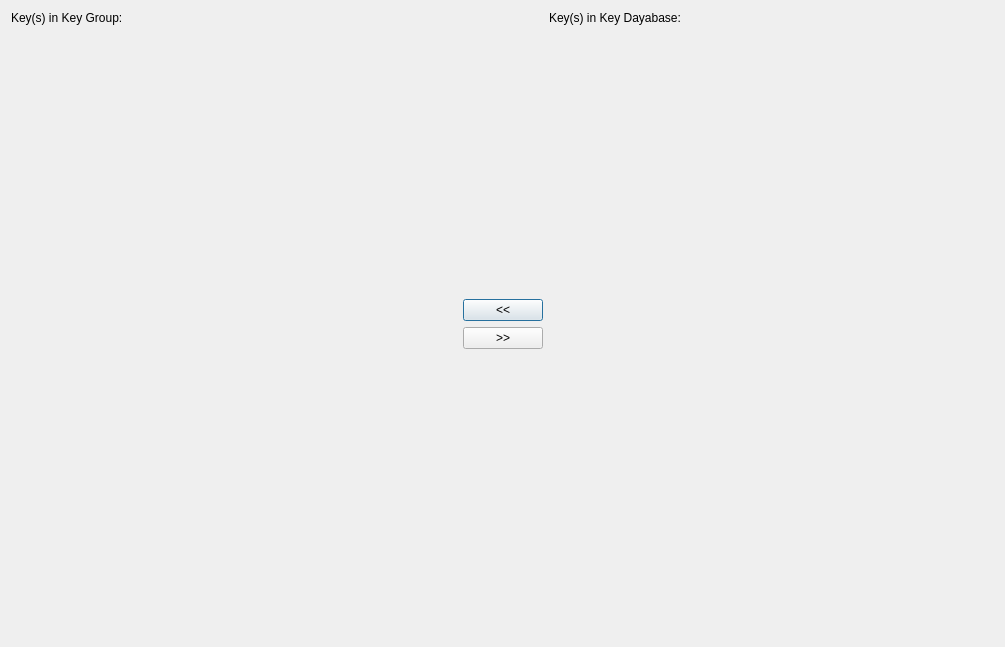
<?xml version="1.0" encoding="UTF-8"?>
<ui version="4.0">
 <class>KeyGroupManageDialog</class>
 <widget class="QDialog" name="KeyGroupManageDialog">
  <property name="geometry">
   <rect>
    <x>0</x>
    <y>0</y>
    <width>1005</width>
    <height>647</height>
   </rect>
  </property>
  <property name="windowTitle">
   <string>Key Group Management</string>
  </property>
  <layout class="QHBoxLayout" name="horizontalLayout">
   <item>
    <layout class="QVBoxLayout" name="verticalLayout">
     <item>
      <widget class="QLabel" name="label">
       <property name="text">
        <string>Key(s) in Key Group:</string>
       </property>
      </widget>
     </item>
     <item>
      <widget class="GpgFrontend::UI::KeyList" name="keyGroupKeyList" native="true">
       <property name="sizePolicy">
        <sizepolicy hsizetype="Expanding" vsizetype="Expanding">
         <horstretch>0</horstretch>
         <verstretch>0</verstretch>
        </sizepolicy>
       </property>
       <property name="minimumSize">
        <size>
         <width>0</width>
         <height>0</height>
        </size>
       </property>
      </widget>
     </item>
    </layout>
   </item>
   <item>
    <layout class="QVBoxLayout" name="verticalLayout_3">
     <item>
      <spacer name="verticalSpacer">
       <property name="orientation">
        <enum>Qt::Orientation::Vertical</enum>
       </property>
       <property name="sizeHint" stdset="0">
        <size>
         <width>20</width>
         <height>40</height>
        </size>
       </property>
      </spacer>
     </item>
     <item>
      <widget class="QPushButton" name="addButton">
       <property name="text">
        <string>&lt;&lt;</string>
       </property>
      </widget>
     </item>
     <item>
      <widget class="QPushButton" name="removeButton">
       <property name="text">
        <string>&gt;&gt;</string>
       </property>
      </widget>
     </item>
     <item>
      <spacer name="verticalSpacer_2">
       <property name="orientation">
        <enum>Qt::Orientation::Vertical</enum>
       </property>
       <property name="sizeHint" stdset="0">
        <size>
         <width>20</width>
         <height>40</height>
        </size>
       </property>
      </spacer>
     </item>
    </layout>
   </item>
   <item>
    <layout class="QVBoxLayout" name="verticalLayout_2">
     <item>
      <widget class="QLabel" name="label_2">
       <property name="text">
        <string>Key(s) in Key Dayabase: </string>
       </property>
      </widget>
     </item>
     <item>
      <widget class="GpgFrontend::UI::KeyList" name="keyList" native="true">
       <property name="sizePolicy">
        <sizepolicy hsizetype="Expanding" vsizetype="Expanding">
         <horstretch>0</horstretch>
         <verstretch>0</verstretch>
        </sizepolicy>
       </property>
      </widget>
     </item>
    </layout>
   </item>
  </layout>
 </widget>
 <customwidgets>
  <customwidget>
   <class>GpgFrontend::UI::KeyList</class>
   <extends>QWidget</extends>
   <header>ui/widgets/KeyList.h</header>
   <container>1</container>
  </customwidget>
 </customwidgets>
 <resources/>
 <connections/>
</ui>
